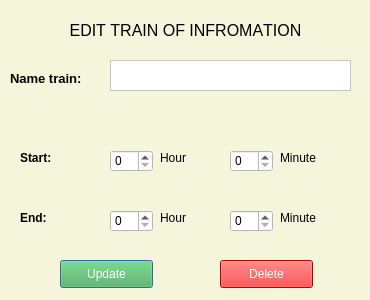
<?xml version="1.0" encoding="UTF-8"?>
<ui version="4.0">
 <class>Dialog</class>
 <widget class="QDialog" name="Dialog">
  <property name="geometry">
   <rect>
    <x>0</x>
    <y>0</y>
    <width>370</width>
    <height>300</height>
   </rect>
  </property>
  <property name="font">
   <font>
    <underline>false</underline>
    <kerning>false</kerning>
   </font>
  </property>
  <property name="windowTitle">
   <string>Dialog</string>
  </property>
  <property name="styleSheet">
   <string notr="true">background-color: beige;</string>
  </property>
  <widget class="QLabel" name="label">
   <property name="geometry">
    <rect>
     <x>10</x>
     <y>70</y>
     <width>91</width>
     <height>16</height>
    </rect>
   </property>
   <property name="font">
    <font>
     <pointsize>10</pointsize>
     <weight>75</weight>
     <bold>true</bold>
     <underline>false</underline>
     <kerning>false</kerning>
    </font>
   </property>
   <property name="text">
    <string>Name train:</string>
   </property>
  </widget>
  <widget class="QLabel" name="label_2">
   <property name="geometry">
    <rect>
     <x>10</x>
     <y>20</y>
     <width>351</width>
     <height>20</height>
    </rect>
   </property>
   <property name="font">
    <font>
     <pointsize>12</pointsize>
     <underline>false</underline>
     <kerning>false</kerning>
    </font>
   </property>
   <property name="text">
    <string>EDIT TRAIN OF INFROMATION</string>
   </property>
   <property name="alignment">
    <set>Qt::AlignCenter</set>
   </property>
  </widget>
  <widget class="QTextEdit" name="name">
   <property name="geometry">
    <rect>
     <x>110</x>
     <y>60</y>
     <width>241</width>
     <height>31</height>
    </rect>
   </property>
   <property name="styleSheet">
    <string notr="true">background-color: white</string>
   </property>
  </widget>
  <widget class="QLabel" name="label_3">
   <property name="geometry">
    <rect>
     <x>20</x>
     <y>150</y>
     <width>62</width>
     <height>15</height>
    </rect>
   </property>
   <property name="font">
    <font>
     <weight>75</weight>
     <bold>true</bold>
     <underline>false</underline>
     <kerning>false</kerning>
    </font>
   </property>
   <property name="text">
    <string>Start:</string>
   </property>
  </widget>
  <widget class="QLabel" name="label_4">
   <property name="geometry">
    <rect>
     <x>160</x>
     <y>150</y>
     <width>31</width>
     <height>16</height>
    </rect>
   </property>
   <property name="text">
    <string>Hour</string>
   </property>
  </widget>
  <widget class="QSpinBox" name="start_H">
   <property name="geometry">
    <rect>
     <x>110</x>
     <y>150</y>
     <width>43</width>
     <height>22</height>
    </rect>
   </property>
   <property name="styleSheet">
    <string notr="true">background-color: white</string>
   </property>
   <property name="maximum">
    <number>23</number>
   </property>
  </widget>
  <widget class="QSpinBox" name="start_M">
   <property name="geometry">
    <rect>
     <x>230</x>
     <y>150</y>
     <width>43</width>
     <height>22</height>
    </rect>
   </property>
   <property name="styleSheet">
    <string notr="true">background-color: white</string>
   </property>
   <property name="maximum">
    <number>59</number>
   </property>
  </widget>
  <widget class="QLabel" name="label_5">
   <property name="geometry">
    <rect>
     <x>280</x>
     <y>150</y>
     <width>51</width>
     <height>16</height>
    </rect>
   </property>
   <property name="text">
    <string>Minute</string>
   </property>
  </widget>
  <widget class="QLabel" name="label_6">
   <property name="geometry">
    <rect>
     <x>280</x>
     <y>210</y>
     <width>51</width>
     <height>16</height>
    </rect>
   </property>
   <property name="text">
    <string>Minute</string>
   </property>
  </widget>
  <widget class="QLabel" name="label_7">
   <property name="geometry">
    <rect>
     <x>20</x>
     <y>210</y>
     <width>62</width>
     <height>15</height>
    </rect>
   </property>
   <property name="font">
    <font>
     <weight>75</weight>
     <bold>true</bold>
     <underline>false</underline>
     <kerning>false</kerning>
    </font>
   </property>
   <property name="text">
    <string>End:</string>
   </property>
  </widget>
  <widget class="QLabel" name="label_8">
   <property name="geometry">
    <rect>
     <x>160</x>
     <y>210</y>
     <width>31</width>
     <height>16</height>
    </rect>
   </property>
   <property name="text">
    <string>Hour</string>
   </property>
  </widget>
  <widget class="QSpinBox" name="end_M">
   <property name="geometry">
    <rect>
     <x>230</x>
     <y>210</y>
     <width>43</width>
     <height>22</height>
    </rect>
   </property>
   <property name="styleSheet">
    <string notr="true">background-color: white</string>
   </property>
   <property name="maximum">
    <number>59</number>
   </property>
  </widget>
  <widget class="QSpinBox" name="end_H">
   <property name="geometry">
    <rect>
     <x>110</x>
     <y>210</y>
     <width>43</width>
     <height>22</height>
    </rect>
   </property>
   <property name="styleSheet">
    <string notr="true">background-color: white</string>
   </property>
   <property name="maximum">
    <number>23</number>
   </property>
  </widget>
  <widget class="QPushButton" name="updateBtn">
   <property name="geometry">
    <rect>
     <x>60</x>
     <y>260</y>
     <width>93</width>
     <height>28</height>
    </rect>
   </property>
   <property name="cursor">
    <cursorShape>ArrowCursor</cursorShape>
   </property>
   <property name="styleSheet">
    <string notr="true">background-color: #4CAF50; color: white;</string>
   </property>
   <property name="text">
    <string>Update</string>
   </property>
  </widget>
  <widget class="QPushButton" name="deleteBtn">
   <property name="geometry">
    <rect>
     <x>220</x>
     <y>260</y>
     <width>93</width>
     <height>28</height>
    </rect>
   </property>
   <property name="styleSheet">
    <string notr="true">background-color: #FF0000; color: white;</string>
   </property>
   <property name="text">
    <string>Delete</string>
   </property>
  </widget>
 </widget>
 <resources/>
 <connections/>
</ui>
